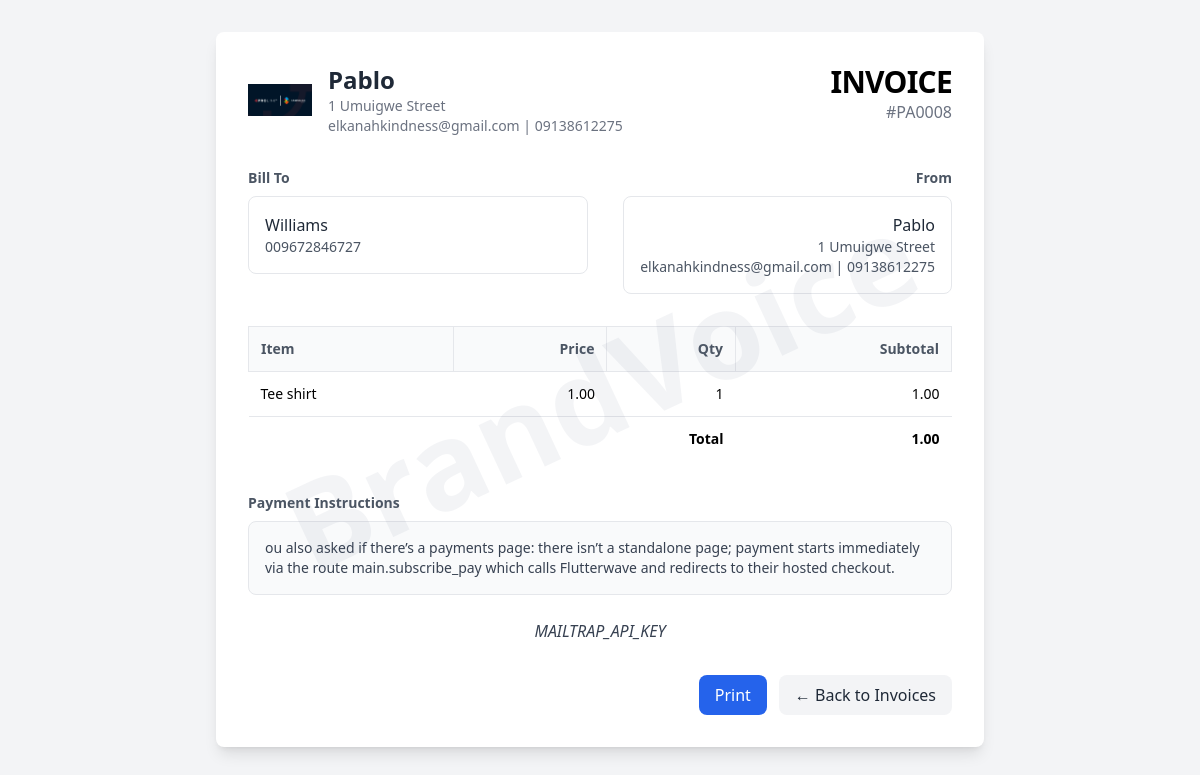
Screenshot of /invoices/14/print (signed in) with the database file from the repository.
### app/models.py (models this page shows)
class BusinessProfile(db.Model):
    id = db.Column(db.Integer, primary_key=True)
    user_id = db.Column(db.Integer, db.ForeignKey('user.id'), nullable=False)
    business_name = db.Column(db.String(255))
    address = db.Column(db.String(255))
    phone = db.Column(db.String(50))
    email = db.Column(db.String(255))
    logo_path = db.Column(db.String(255))

class Invoice(db.Model):
    id = db.Column(db.Integer, primary_key=True)
    user_id = db.Column(db.Integer, db.ForeignKey('user.id'), nullable=False)
    invoice_number = db.Column(db.String(100), nullable=False)
    client_name = db.Column(db.String(255))
    client_contact = db.Column(db.String(255))
    payment_instructions = db.Column(db.Text)
    thanks_message = db.Column(db.Text)
    total_amount = db.Column(db.Float, default=0.0)
    created_at = db.Column(db.DateTime, default=datetime.utcnow)
    template_name = db.Column(db.String(100), default='invoice_template_1.html')

class InvoiceItem(db.Model):
    id = db.Column(db.Integer, primary_key=True)
    invoice_id = db.Column(db.Integer, db.ForeignKey('invoice.id'), nullable=False)
    name = db.Column(db.String(255))
    price = db.Column(db.Float, default=0.0)
    quantity = db.Column(db.Integer, default=1)
    subtotal = db.Column(db.Float, default=0.0)

### app/routes_generate.py (the view)
@main_generate_bp.route('/invoices/<int:invoice_id>/print')
@login_required
def print_invoice(invoice_id: int):
    inv = Invoice.query.filter_by(id=invoice_id, user_id=current_user.id).first_or_404()
    profile = BusinessProfile.query.filter_by(user_id=current_user.id).first()
    if not profile:
        flash('Missing Business Profile for this account.', 'warning')
        return redirect(url_for('main.dashboard'))
    items = InvoiceItem.query.filter_by(invoice_id=inv.id).all()
    brand_logo_url = url_for('static', filename=profile.logo_path) if profile.logo_path else None
    item_dicts = [{
        'name': it.name,
        'price': it.price,
        'quantity': it.quantity,
        'subtotal': it.subtotal,
    } for it in items]
    auto_print = str(request.args.get('auto_print', '')).lower() in {'1', 'true', 'yes'}
    chosen_template = inv.template_name or 'invoice_template_1.html'
    from .subscription import user_can_modify_invoices
    can_modify = user_can_modify_invoices(current_user)
    if not can_modify:
        auto_print = False
    html = render_template(
        chosen_template,
        business_name=profile.business_name,
        invoice_number=inv.invoice_number,
        address=profile.address,
        phone=profile.phone,
        email=profile.email,
        brand_logo=brand_logo_url,
        payment_instructions=inv.payment_instructions,
        thanks_message=inv.thanks_message,
        client_name=inv.client_name,
        client_contact=inv.client_contact,
        items=item_dicts,
        total_amount=inv.total_amount,
        auto_print=auto_print,
        read_only=(not can_modify),
    )
    return html

### app/__init__.py (called while the page is built)
@login_manager.user_loader
def load_user(user_id):
    from .models import User
    return User.query.get(int(user_id))

### app/models.py (called while the page is built)
    def trial_active(self) -> bool:
        if self.is_premium:
            return False  # premium overrides trial display
        if not self.trial_start:
            return False
        return datetime.utcnow() < self.trial_start + timedelta(days=7)

    def access_active(self) -> bool:
        if self.is_premium:
            if self.premium_expires_at is None:
                return True
            return datetime.utcnow() < self.premium_expires_at
        return self.trial_active()

### app/subscription.py (called while the page is built)
def user_can_modify_invoices(user) -> bool:
    if not user:
        return False
    return user.access_active()

### app/templates/invoice_template_1.html (shortened to what this page needs)
<!DOCTYPE html>
<html lang="en">
<head>
	<script src="https://cdn.tailwindcss.com"></script>
</head>
<body class="bg-gray-100" {% if auto_print %} onload="setTimeout(function(){window.print()},100)" {% endif %}>
	<div class="max-w-3xl mx-auto my-8 p-8 bg-white shadow-lg rounded-lg page">
		<div class="flex items-start justify-between">
			<div class="flex items-center gap-4">
				{% if brand_logo %}
					<img src="{{ brand_logo }}" alt="Logo" class="w-16 h-16 object-contain" />
				{% endif %}
				<div>
					<h1 class="text-2xl font-semibold text-gray-800">{{ business_name }}</h1>
					<p class="text-sm text-gray-500">{{ address }}</p>
					<p class="text-sm text-gray-500">{{ email }} | {{ phone }}</p>
				</div>
			</div>
			<div class="text-right">
				<h2 class="text-3xl font-bold tracking-tight">INVOICE</h2>
				<p class="text-gray-500">#{{ invoice_number }}</p>
			</div>
		</div>
		<div class="mt-8 grid grid-cols-1 md:grid-cols-2 gap-6">
			<div>
				<h3 class="text-sm font-semibold text-gray-600">Bill To</h3>
				<div class="mt-2 p-4 border rounded-lg">
					<p class="font-medium text-gray-800">{{ client_name }}</p>
					<p class="text-sm text-gray-600">{{ client_phone or client_contact }}</p>
				</div>
			</div>
			<div class="md:text-right">
				<h3 class="text-sm font-semibold text-gray-600">From</h3>
				<div class="mt-2 p-4 border rounded-lg md:inline-block">
					<p class="font-medium text-gray-800">{{ business_name }}</p>
					<p class="text-sm text-gray-600">{{ address }}</p>
					<p class="text-sm text-gray-600">{{ email }} | {{ phone }}</p>
				</div>
			</div>
		</div>
		<div class="mt-8">
			<table class="w-full text-sm">
				<thead>
					<tr class="bg-gray-50 text-gray-600">
						<th class="text-left p-3 border">Item</th>
						<th class="text-right p-3 border">Price</th>
						<th class="text-right p-3 border">Qty</th>
						<th class="text-right p-3 border">Subtotal</th>
					</tr>
				</thead>
				<tbody>
					{% for item in items %}
					<tr class="border-b">
						<td class="p-3">{{ item.name }}</td>
						<td class="p-3 text-right">{{ '%.2f'|format(item.price) }}</td>
						<td class="p-3 text-right">{{ item.quantity }}</td>
						<td class="p-3 text-right">{{ '%.2f'|format(item.subtotal) }}</td>
					</tr>
					{% endfor %}
				</tbody>
				<tfoot>
					<tr>
						<td colspan="3" class="p-3 text-right font-semibold">Total</td>
						<td class="p-3 text-right font-bold">{{ '%.2f'|format(total_amount) }}</td>
					</tr>
				</tfoot>
			</table>
		</div>
		{% if payment_instructions %}
		<div class="mt-8">
			<h3 class="text-sm font-semibold text-gray-600">Payment Instructions</h3>
			<div class="mt-2 p-4 bg-gray-50 border rounded-lg text-sm text-gray-700 whitespace-pre-line">{{ payment_instructions }}</div>
		</div>
		{% endif %}
		{% if thanks_message %}
		<div class="mt-6 text-center text-gray-700 italic">{{ thanks_message }}</div>
		{% endif %}
		<div class="mt-8 flex justify-end gap-3 no-print">
			{% if not read_only %}
				<button onclick="window.print()" class="px-4 py-2 bg-blue-600 text-white rounded-lg hover:bg-blue-700">Print</button>
			{% else %}
				<div class="px-4 py-2 bg-yellow-100 text-yellow-800 rounded-lg text-sm">Read-only preview. <a href="{{ url_for('main.subscribe_pay') }}" class="underline">Subscribe</a> to enable printing.</div>
			{% endif %}
			<a href="{{ url_for('main.invoices_list') }}" class="px-4 py-2 bg-gray-100 text-gray-800 rounded-lg hover:bg-gray-200">← Back to Invoices</a>
		</div>
	</div>
</body>
</html>

### app/templates/invoice_template_1.html (style rules this page uses)
.page { position:relative; }
.page:before { content:"BrandVoice"; position:absolute; top:50%; left:50%; transform:translate(-50%,-50%) rotate(-25deg); font-size:120px; font-weight:700; color:rgba(100,116,139,0.08); pointer-events:none; user-select:none; white-space:nowrap; }

### rows the page displays
BusinessProfile: business_name "Pablo", address "1 Umuigwe Street", email "elkanahkindness@gmail.com", phone "09138612275"
Invoice: invoice_number "PA0008", client_name "Williams", client_contact "009672846727", total_amount "1.00", payment_instructions "ou also asked if there’s a payments page: there isn’t a standalone page; payment starts immediately via the route main.subscribe_pay which calls Flutterwave and redirects to their hosted checkout.", thanks_message "MAILTRAP_API_KEY"
InvoiceItem: name "Tee shirt", price "1.00", quantity "1", subtotal "1.00"
